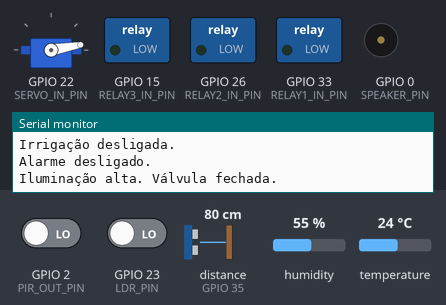
A sketch run on a simulated ESP32. Parts: servo, switched loads named in the sketch (green lamp = pin HIGH), buzzer (waves = sounding), the last lines printed to the serial monitor. Wiring (from diagram.json): ultrasonic range finder: trigger GPIO 32; echo GPIO 35. The test bench sets the inputs (shaded band); at power-on: GPIO 23 (LDR_PIN) LOW, distance to the obstacle (sensor on GPIO 35) 80 cm, humidity 55 %, GPIO 2 (PIR_OUT_PIN) LOW, temperature 24 °C. The echo pulse lasts 58.3 µs per cm; pins used as bus, display or sensor lines are not drawn.

Above: at 2.2 s.
2.3 s: GPIO 23 (LDR_PIN) driven HIGH
At 5.6 s:
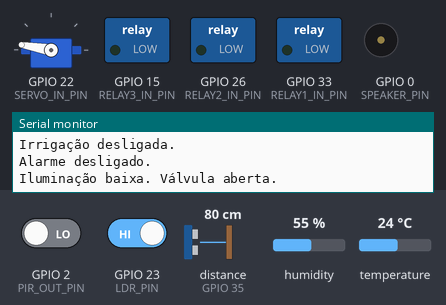
5.8 s: distance to the obstacle (sensor on GPIO 35) set to 90 cm
At 7.0 s:
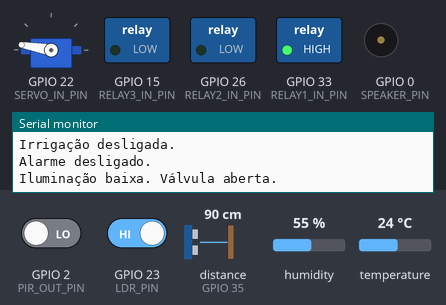
7.5 s: humidity set to 41 %
9.0 s: humidity set to 38 %
At 9.9 s:
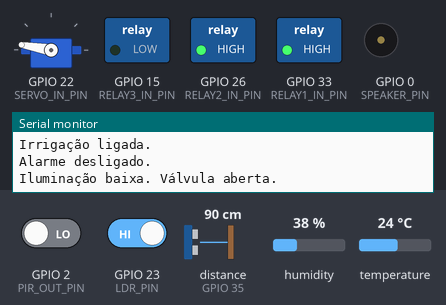
11.1 s: GPIO 2 (PIR_OUT_PIN) driven HIGH
At 11.5 s:
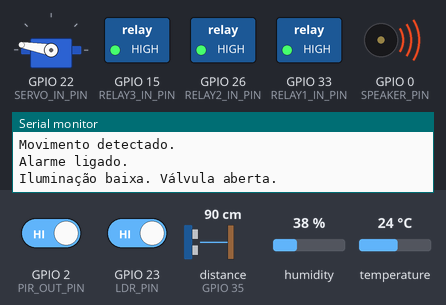
12.7 s: GPIO 2 (PIR_OUT_PIN) driven LOW
At 13.1 s:
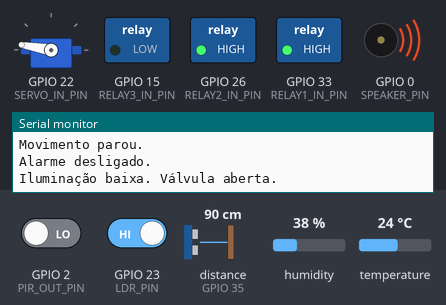
Timing chart, 0 to 15.2 s (numbered marks = the images above; inputs shaded):
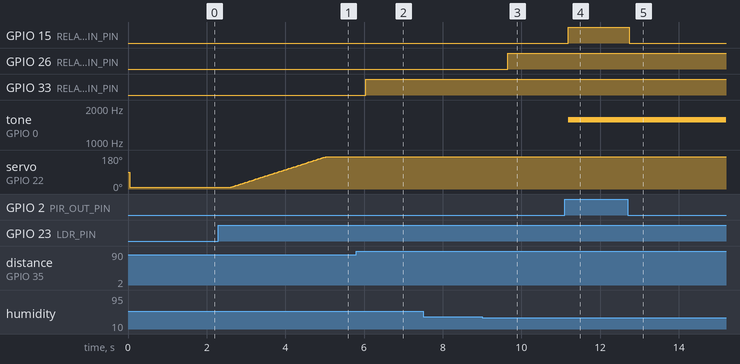

Measured:
- the behaviour switches between 84 and 85 cm on distance to the obstacle (sensor on GPIO 35) (found by bisection; images 1 and 2)
- the behaviour switches between 40 and 39 % on humidity (found by bisection; images 2 and 3)
- after the input at 2.3 s, servo on GPIO 22 (SERVO_IN_PIN): moves from 10° to 170° over 2.4 s, starting after 0.32 s
- after the input at 5.8 s, GPIO 33 (RELAY1_IN_PIN): LOW → HIGH after 0.24 s
- after the input at 9.0 s, GPIO 26 (RELAY2_IN_PIN): LOW → HIGH after 0.65 s
- after the input at 11.1 s, GPIO 15 (RELAY3_IN_PIN): LOW → HIGH after 0.09 s; tone on GPIO 0 (SPEAKER_PIN): silent → 1568 Hz after 0.09 s
- after the input at 12.7 s, GPIO 15 (RELAY3_IN_PIN): HIGH → LOW at once

The sketch:

sketch.ino
```cpp
#include <DHT.h> // biblioteca do sensor DHT22
#include <ESP32Servo.h> // biblioteca do servo motor

#define SR04_TRIG_PIN 32 // pino TRIG do sensor ultrassom HC-SR04
#define SR04_ECHO_PIN 35 // pino ECHO do sensor ultrassom HC-SR04
#define RELAY1_IN_PIN 33 // pino IN do relé para bomba d'agua
#define DHT22_SDA_PIN 25 // pino SDA do sensor de umidade/temperatura DHT22
#define DHT22_MODEL DHT22 // tipo do sensor DHT22
#define RELAY2_IN_PIN 26 // pino IN do relé para irrigação
#define PIR_OUT_PIN 2 // pino OUT do sensor de movimento PIR
#define RELAY3_IN_PIN 15 // pino IN do relé para alarme
#define SPEAKER_PIN 0 // pino OUT do speaker para alarme
#define LDR_PIN 23 // pino IN do sensor LDR
#define SERVO_IN_PIN 22 // pino IN do servo motor
#define VALVULA_ABERTA 170 // valor do servo para válvula aberta
#define VALVULA_FECHADA 10 // valor do servo para válvula fechada

const int alturaReservatorio = 400; // altura do reservatorio de agua em cm
DHT dht(DHT22_SDA_PIN, DHT22_MODEL); // criar objeto para conectar ao sensor DHT
bool movDetectado = false;
Servo valvula; // servo motor para ajuste de válvula de irrigação
int posVal; // posição inicial da válvula/servo
int luzAnterior; // estado anterior da iluminação

// inicializacao e configuracao da placa e pinos
void setup() {
  Serial.begin(115200); // inicializar comunicacao serial
  pinMode(SR04_TRIG_PIN, OUTPUT); // setar pino como saida/escrita
  pinMode(SR04_ECHO_PIN, INPUT); // setar pino como entrada/leitura
  pinMode(RELAY1_IN_PIN, OUTPUT); // setar pino como saida/escrita
  pinMode(RELAY2_IN_PIN, OUTPUT); // setar pino como saida/escrita
  dht.begin(); // inicializar sensor DHT22
  pinMode(PIR_OUT_PIN, INPUT); // setar pino como entrada/leitura
  pinMode(RELAY3_IN_PIN, OUTPUT); // setar pino como saida/escrita
  pinMode(SPEAKER_PIN, OUTPUT); // setar pino como saida/escrita
  pinMode(LDR_PIN, INPUT); // setar pino como entrada/leitura
  valvula.attach(SERVO_IN_PIN, 500, 2400); // ligar pino ao servo motor
  delay(50);
  luzAnterior = digitalRead(LDR_PIN);
  if (luzAnterior == HIGH) { // ler estado atual do sensor LDR
    posVal = VALVULA_ABERTA;
  } else {
    posVal = VALVULA_FECHADA;
  };
  valvula.write(posVal); // posicionar válvula no estado inicial
  delay(1000); // aguardar o servo/válvula ir à posição inicial
}

// loop principal
void loop() {
  monitorarNivelAgua(); // monitorar nivel de agua no reservatorio e ligar/desligar bomba d'agua
  monitorarTemperaturaUmidade(); // monitorar temperatura e umidade e ligar/desligar irrigacao
  monitorarMovimentos(); // monitorar movimentos e ligar/desligar alarme
  monitorarIluminacao(); // monitorar iluminação e ajustar servo motor
  delay(500); // Wait for 500ms before taking another reading
}

// usar sensor HC-SR04 para medir nivel de agua e usar relé para ligar/desligar bomba d'agua
void monitorarNivelAgua() {
  // enviar pulso a partir do sensor HC-SR04
  digitalWrite(SR04_TRIG_PIN, LOW);
  delayMicroseconds(2);
  digitalWrite(SR04_TRIG_PIN, HIGH);
  delayMicroseconds(10);
  digitalWrite(SR04_TRIG_PIN, LOW);
  // medir tempo de retorno do pulso
  long pulso = pulseIn(SR04_ECHO_PIN, HIGH);
  // calcular distancia em cm entre o sensor no topo e o nivel de agua abaixo
  int distancia = pulso * 0.034 / 2;
  // calcular nivel de agua no reservatorio
  int nivel = map(distancia, 0, alturaReservatorio, 100, 0);
  // mostrar nivel
  Serial.println("Nivel de agua: " + String(nivel) + "%.");
  // controlar bomba de agua para manter reservatorio em torno de 80% cheio
  if (nivel < 80) {
    digitalWrite(RELAY1_IN_PIN, HIGH); // ligar bomba de agua
    Serial.println("Bomba de agua ligada.");
  } else if (nivel >= 80) {
    digitalWrite(RELAY1_IN_PIN, LOW); // desligar bomba de agua
    Serial.println("Bomba de agua desligada.");
  }
}

// usar sensor DHT22 para medir temperatura e umidade e usar relé para ligar/desligar irrigacao
void monitorarTemperaturaUmidade() {
  float umid = dht.readHumidity(); // ler umidade
  float temp = dht.readTemperature(); // ler temperatura
  if (isnan(umid) || isnan(temp)) { // checar se leitura esta valida
    Serial.println("Erro ao ler do sensor DHT22.");
    return;
  }
  Serial.println("Umidade: " + String(umid) + "%.");
  Serial.println("Temperatura: " + String(temp) + "ºC.");
  if (umid < 40 || temp > 30) {
    digitalWrite(RELAY2_IN_PIN, HIGH); // ligar irrigacao
    Serial.println("Irrigação ligada.");
  } else {
    digitalWrite(RELAY2_IN_PIN, LOW); // desligar irrigacao
    Serial.println("Irrigação desligada.");
  }
}

// usar sensor PIR para detectar movimentos e ligar/desligar alarme
void monitorarMovimentos() {
  int mov = digitalRead(PIR_OUT_PIN); // ler sensor de movimentos
  if (mov == HIGH) {
    if (!movDetectado) {
      digitalWrite(RELAY3_IN_PIN, HIGH); // ligar alarme
      tone(SPEAKER_PIN, 1568);
      Serial.println("Movimento detectado.");
      movDetectado = true; // evitar que o alarme seja ligado em duplicidade
    }
    Serial.println("Alarme ligado.");
  } else {
    if (movDetectado) {
      digitalWrite(RELAY3_IN_PIN, LOW); // desligar alarme
      noTone(SPEAKER_PIN);
      Serial.println("Movimento parou.");
      movDetectado = false; // permitir que o alarme seja religado
    }
    Serial.println("Alarme desligado.");
  }
}

// usar sensor LDR para monitorar iluminação e ajustar servo motor
void monitorarIluminacao() {
  int luzAtual = digitalRead(LDR_PIN); // ler o sensor LDR
  if (luzAtual != luzAnterior) { // verificar se a iluminação mudou
    if (luzAtual == HIGH) {
      abrirValvula(); // iluminação baixa -> abrir válvula
    } else {
      fecharValvula(); // iluminação alta -> fechar válvula
    }
    luzAnterior = luzAtual; // guardar iluminação atual
  }
  if (luzAtual == HIGH) {
    Serial.println("Iluminação baixa. Válvula aberta.");
  } else {
    Serial.println("Iluminação alta. Válvula fechada.");
  }
}

void abrirValvula() {
  if (posVal != VALVULA_ABERTA) { // Verificar se a válvula não está aberta
    for (posVal = VALVULA_FECHADA; posVal <= VALVULA_ABERTA; posVal += 1) { // de 10 a 170 graus
      valvula.write(posVal); // mover o servo para nova posição
      delay(15); // esperar 15ms para o servo ajustar a posição
    }
  }
}

void fecharValvula() {
  if (posVal != VALVULA_FECHADA) { // Verificar se a válvula não está fechada
    for (posVal = VALVULA_ABERTA; posVal >= VALVULA_FECHADA; posVal -= 1) { // de 170 a 10 graus
      valvula.write(posVal); // mover o servo para nova posição
      delay(15); // esperar 15ms para o servo ajustar a posição
    }
  }
}
```
